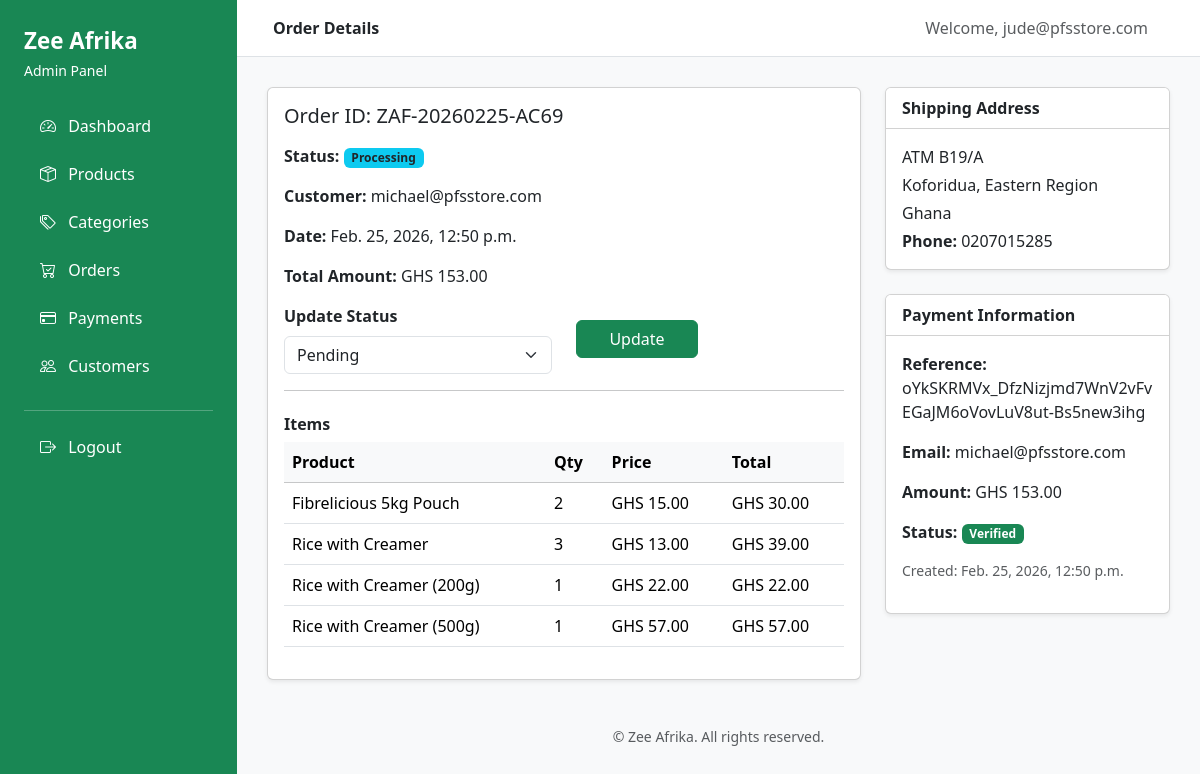
/admin-dashboard/orders/ZAF-20260225-AC69/ (signed in), run on an earlier commit of the app's database.
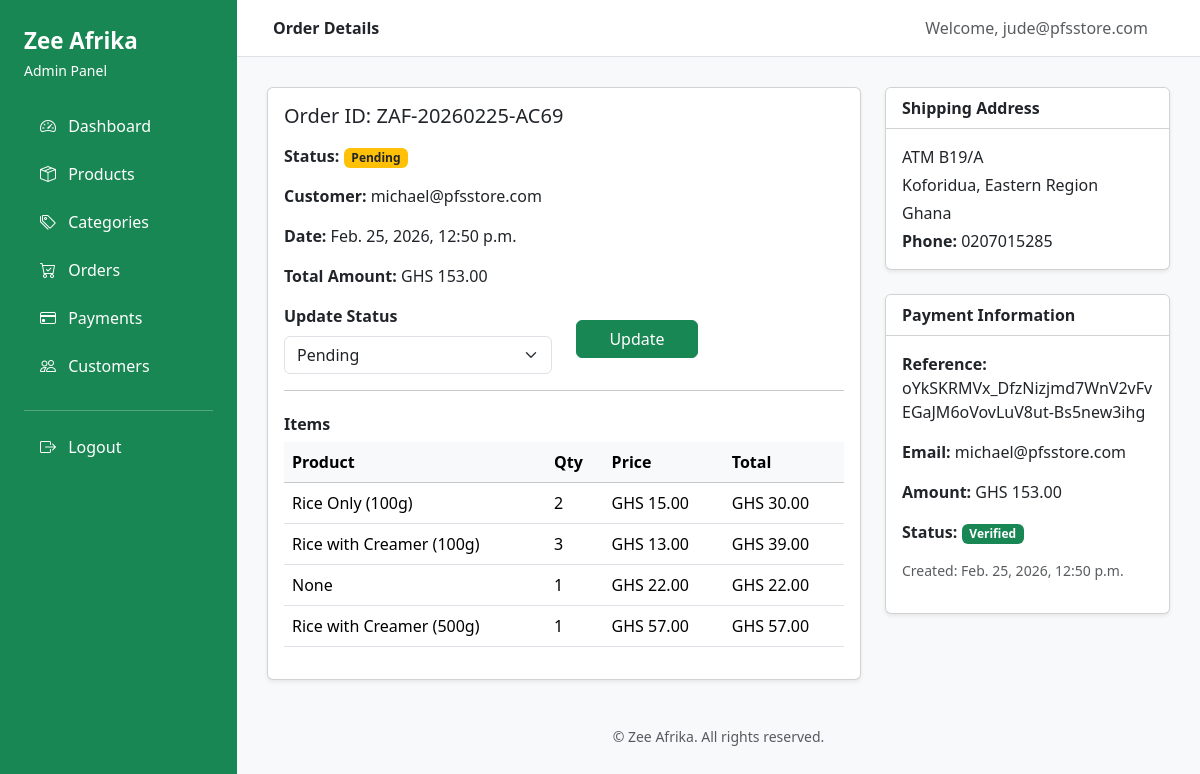
And on a later commit of the database.
### main/models.py (models this page shows, shortened)
class OrderItem(models.Model):
    order = models.ForeignKey(
        Order,
        on_delete=models.CASCADE,
        related_name="items"
    )
    product = models.ForeignKey(
        Product,
        on_delete=models.SET_NULL,
        null=True
    )
    quantity = models.PositiveIntegerField()
    price = models.DecimalField(max_digits=10, decimal_places=2)
    def get_total_price(self):
        return self.quantity * self.price

class Product(models.Model):
    category = models.ForeignKey(
        Category,
        on_delete=models.SET_NULL,
        null=True,
        related_name="products"
    )
    name = models.CharField(max_length=255)
    slug = models.SlugField(unique=True, blank=True)
    description = models.TextField()
    price = models.DecimalField(max_digits=10, decimal_places=2)
    stock = models.PositiveIntegerField(default=0)
    is_active = models.BooleanField(default=True)
    created_at = models.DateTimeField(auto_now_add=True)
    updated_at = models.DateTimeField(auto_now=True)
    def __str__(self):
        return self.name

### dashboard/views.py (the view, shortened to what this page needs)
# urls.py: path("orders/<str:custom_id>/", views.order_detail, name="dashboard_order_detail"),
@staff_member_required
def order_detail(request, custom_id):
    order = get_object_or_404(Order, custom_id=custom_id)
    payment = getattr(order, "payment", None)
    context = {
        "order": order,
        "payment": payment,
    }
    return render(request, "dashboard/order_detail.html", context)

### main/context_processors.py (called while the page is built)
def cart_count(request):
    if request.user.is_authenticated:
        cart, created = Cart.objects.get_or_create(user=request.user)
        count = sum(item.quantity for item in cart.items.all())
    else:
        count = 0
    return {
        "cart_count": count
    }

### dashboard/templates/dashboard/order_detail.html (shortened to what the changed rows need)
{% extends "dashboard/base.html" %} {% load static %}  {% block content %}
<div class="row g-4">
  <div class="col-lg-8">
    <div class="card shadow-sm">
      <div class="card-body">
        <p class="mt-2">
          <strong>Status:</strong>
          {% if order.status == "pending" %}
          <span class="badge bg-warning text-dark">Pending</span>
          {% elif order.status == "processing" %}
          <span class="badge bg-info text-dark">Processing</span>
          {% elif order.status == "shipped" %}
          <span class="badge bg-primary">Shipped</span>
          {% elif order.status == "completed" %}
          <span class="badge bg-success">Completed</span>
          {% elif order.status == "cancelled" %}
          <span class="badge bg-danger">Cancelled</span>
          {% endif %}
        </p>
        <table class="table">
          <thead class="table-light">
            <tr>
              <th>Product</th>
              <th>Qty</th>
              <th>Price</th>
              <th>Total</th>
            </tr>
          </thead>
          <tbody>
            {% for item in order.items.all %}
            <tr>
              <td>{{ item.product }}</td>
              <td>{{ item.quantity }}</td>
              <td>GHS {{ item.price }}</td>
              <td>GHS {{ item.get_total_price }}</td>
            </tr>
            {% endfor %}
          </tbody>
        </table>
      </div>
    </div>
  </div>
</div>
{% endblock %}

What changed in the data, as far as the page shows it:
changed Order "ZAF-20260225-AC69": status "processing" → "pending" (drawn)
changed through a linked row, OrderItem: product "Fibrelicious 5kg Pouch" → "Rice Only (100g)"
changed through a linked row, OrderItem: product "Rice with Creamer" → "Rice with Creamer (100g)"
changed OrderItem: product "Rice with Creamer (200g)" → "None"
Also different on the page:
text no longer shown: "Processing"
text now shown: "Pending"
